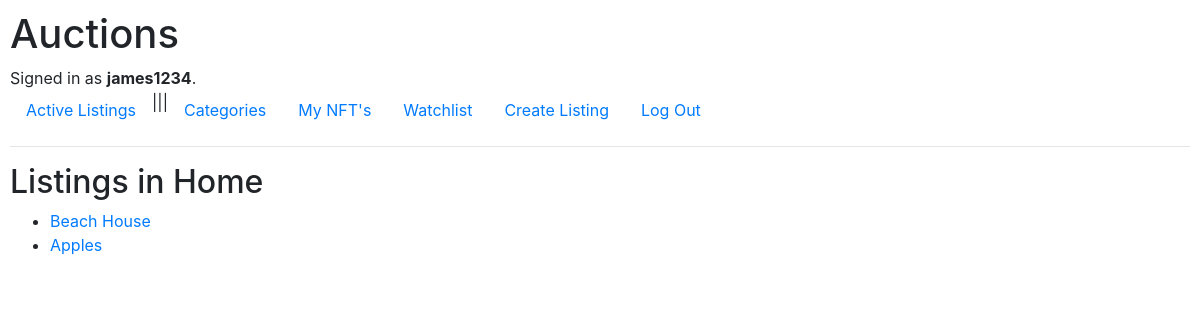
Screenshot of /categories/Home (signed in) with the database file from the repository.
### auctions/models.py (models this page shows, shortened)
class User(AbstractUser):
    watchlist = models.ManyToManyField('Auction_Listing', blank=True, related_name='watched_by')

class Category(models.Model):
    name = models.CharField(max_length=64, unique=True)

class Auction_Listing(models.Model):
    title = models.CharField(max_length=64)
    owner = models.ForeignKey(User, on_delete=models.CASCADE, related_name="listings")
    is_active = models.BooleanField(default=True)
    description = models.TextField()
    starting_bid = models.IntegerField()
    current_price = models.IntegerField(null=True, blank=True)  # Track the current bid
    image = models.ImageField(blank=True)
    category = models.ForeignKey(Category, on_delete=models.SET_NULL, null=True, related_name="listings")

### auctions/views.py (the view)
# urls.py: path("categories/<str:category>", views.category_page, name="category"),
def category_page(request, category):
    selected_category = get_object_or_404(Category, name=category)
    listings = Auction_Listing.objects.filter(category=selected_category)
    return render(request, "auctions/category_page.html", {
        "category": selected_category,
        "listings": listings
    })

### auctions/templates/auctions/category_page.html
{% extends "auctions/layout.html" %}
{% block body %}
    <h2>Listings in {{ category.name }}</h2>
    {% if listings %}
        <ul>
            {% for listing in listings %}
                <li>
                    <a href="{% url 'listing_detail' listing.id %}">{{ listing.title }}</a>
                </li>
            {% endfor %}
        </ul>
    {% else %}
        <p>No listings found in this category.</p>
    {% endif %}
{% endblock %}

### auctions/templates/auctions/layout.html (shortened to what this page needs)
{% load static %}
<!DOCTYPE html>
<html lang="en">
    <head>
        <link rel="stylesheet" href="https://stackpath.bootstrapcdn.com/bootstrap/4.4.1/css/bootstrap.min.css">
        <link href="{% static 'auctions/styles.css' %}" rel="stylesheet">
    </head>
    <body>
        <h1>Auctions</h1>
        <div>
            {% if user.is_authenticated %}
                Signed in as <strong>{{ user.username }}</strong>.
            {% else %}
                Not signed in.
            {% endif %}
        </div>
        <ul class="nav">
            <li class="nav-item">
                <a class="nav-link" href="{% url 'index' %}">Active Listings</a>
            </li>
            <li>
                |||
            </li>
            {% if user.is_authenticated %}
                <li class="nav-item">
                    <a class="nav-link" href="{% url 'categories' %}">Categories</a>
                </li>
                <li class="nav-item">
                    <a class="nav-link" href="{% url 'index' %}">My NFT's</a>
                </li>
                <li class="nav-item">
                    <a class="nav-link" href="{% url 'user_watchlist' %}">Watchlist</a>
                </li>
                <li class="nav-item">
                    <a class="nav-link" href="{% url 'create' %}">Create Listing</a>
                </li>
                <li class="nav-item">
                    <a class="nav-link" href="{% url 'logout' %}">Log Out</a>
                </li>
            {% endif %}
        </ul>
        <hr>
        {% block body %}
        {% endblock %}
    </body>
</html>

### auctions/static/auctions/styles.css (style rules this page uses)
body { padding: 10px; }

### rows the page displays
User: username "james1234"
Category: name "Home"
Auction_Listing: title "Beach House"
Auction_Listing: title "Apples"
